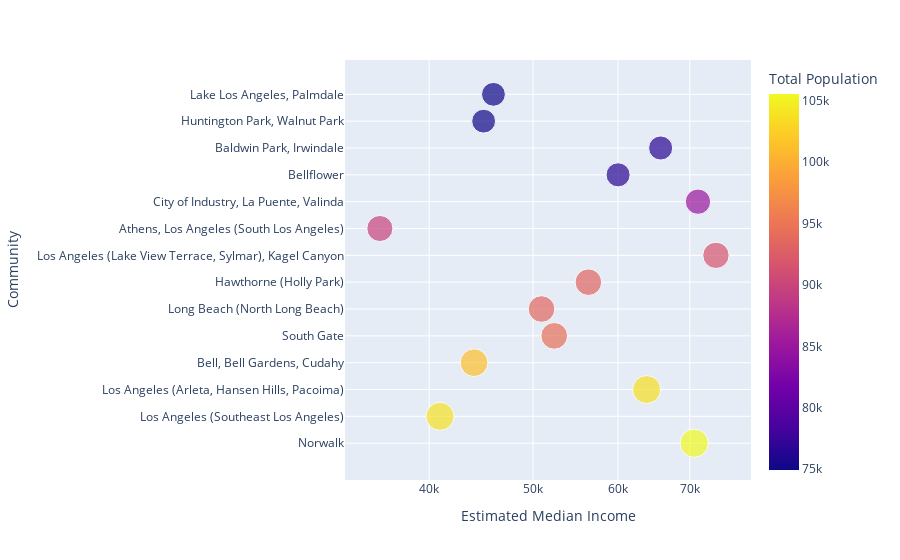

This figure's notebook cell:
### Markdown cell above
As we are primarily interested in the areas that have a high total
population, let us add the income to this graph and get an overview on which
areas in this group have the highest income.

### Code cell
fig = px.scatter(pop_top15, x="Estimated Median Income", y="Community",
                 size="Total Population", log_x=True, color="Total Population")
fig.show()

### Figure 1 — Plotly figure (JSON) as saved in the notebook; plotly's stock layout.template omitted (floating-point values rounded to 4 significant figures)
{"data": [{"hovertemplate": "Estimated Median Income=%{x}<br>Community=%{y}<br>Total Population=%{marker.color}<extra></extra>", "legendgroup": "", "marker": {"color": [105549, 103892, 103689, 101279, 94396, 93524, 93193, 91725, 89779, 85040, 76615, 76571, 75066, 74929], "coloraxis": "coloraxis", "size": [105549, 103892, 103689, 101279, 94396, 93524, 93193, 91725, 89779, 85040, 76615, 76571, 75066, 74929], "sizemode": "area", "sizeref": 263.9, "symbol": "circle"}, "mode": "markers", "name": "", "orientation": "h", "showlegend": false, "type": "scatter", "x": [70670.0, 40940.0, 63810.0, 44050.0, 52320.0, 50910.0, 56300.0, 74050.0, 35980.0, 71240.0, 60010.0, 65760.0, 44960.0, 45920.0], "xaxis": "x", "y": ["Norwalk", "Los Angeles (Southeast Los Angeles)", "Los Angeles (Arleta, Hansen Hills, Pacoima)", "Bell, Bell Gardens, Cudahy", "South Gate", "Long Beach (North Long Beach)", "Hawthorne (Holly Park)", "Los Angeles (Lake View Terrace, Sylmar), Kagel Canyon", "Athens, Los Angeles (South Los Angeles)", "City of Industry, La Puente, Valinda", "Bellflower", "Baldwin Park, Irwindale", "Huntington Park, Walnut Park", "Lake Los Angeles, Palmdale"], "yaxis": "y"}], "layout": {"coloraxis": {"colorbar": {"title": {"text": "Total Population"}}, "colorscale": [[0.0, "#0d0887"], [0.1111, "#46039f"], [0.2222, "#7201a8"], [0.3333, "#9c179e"], [0.4444, "#bd3786"], [0.5556, "#d8576b"], [0.6667, "#ed7953"], [0.7778, "#fb9f3a"], [0.8889, "#fdca26"], [1.0, "#f0f921"]]}, "legend": {"itemsizing": "constant", "tracegroupgap": 0}, "margin": {"t": 60}, "xaxis": {"anchor": "y", "domain": [0.0, 1.0], "title": {"text": "Estimated Median Income"}, "type": "log"}, "yaxis": {"anchor": "x", "domain": [0.0, 1.0], "title": {"text": "Community"}}}}
